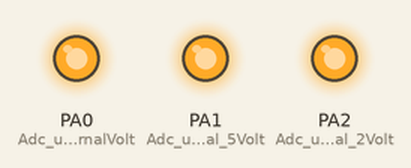
Bench run of a program on a simulated ATmega32, built with avr-gcc and emulated at 8 MHz (the files do not name the chip). Parts: output pins drawn as LEDs (lit = HIGH). Wiring (inferred from the names in the program): 24Cxx EEPROM at I2C address 0x50. EEPROM starts erased; pins used as bus, display or sensor lines are not drawn. At 0.2 s the program stops and its outputs stay as they are.

Above: at 0.1 s.
Timing chart, 0 to 1.6 s (numbered marks = the images above):
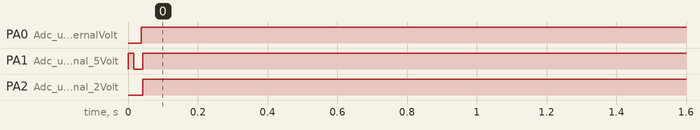

The program:

main.c
```c
/*
 * main.c
 *
 *  Created on: Oct 19, 2019
 *      Author: EngOm
 */
/********************* Writing Application ********/

/*#include "Std_types.h"
#include "Bit_math.h"

#include "Eeprom_int.h"
#include "Lcd_int.h"

#define F_CPU 8000000
#include <util/delay.h>

int main(void)
{

	Lcd_vidInit();

	u8 loopCounter;
	u8 MyName[10] = {'H','A','S','S','A','N',' ',' ',' ',' '};


	Eeprom_vidInit();

	for(loopCounter = 0;loopCounter < 10;loopCounter++)
	{
		Eeprom_vidWriteByte(loopCounter, MyName[loopCounter]);
		_delay_ms(5);
	}


	Lcd_vidWriteString("Done!!!");

	while(1);

	return 0;
}*/

/********** Reading Application **************/

#include "Std_types.h"
#include "Bit_math.h"

#include "Eeprom_int.h"
#include "Lcd_int.h"

#define F_CPU 8000000
#include <util/delay.h>

int main(void)
{

	u8 loopCounter;
	u8 ReceivedByte;

	Lcd_vidInit();
	Eeprom_vidInit();

	for(loopCounter = 0;loopCounter < 10;loopCounter++)
	{
		ReceivedByte = Eeprom_u8ReadByte(loopCounter);
		Lcd_vidWriteChar(ReceivedByte);
		_delay_ms(5);
	}

	while(1);

	return 0;
}
```

ADC_int.h
```c
/*
 * ADC_int.h
 *
 *  Created on: Sep 6, 2019
 *      Author: express
 */

#ifndef ADC_INT_H_
#define ADC_INT_H_

void ADC_vidInit(void);
u16 ADC_u16ConvertChannel(u8 channel);


#endif /* ADC_INT_H_ */
```

ADC_prg.c
```c
/*
 * ADC_prg.c
 *
 *  Created on: Sep 6, 2019
 *      Author: express
 */

#include"Std_types.h"
#include"Bit_math.h"
#include "Dio_int.h"
#include "ADC_cfg.h"
#include "ADC_int.h"
#include <avr/io.h>

void ADC_vidInit(void)
{
	/*************reference voltage selection*****************/

#if Adc_u8ReferenceVoltage==Adc_u8Internal_5Volt

	CLEAR_BIT(ADMUX,7);  //FOR V(REF) 5 volt
	SET_BIT(ADMUX,6);  //FOR V(REF)   5 volt

#elif Adc_u8ReferenceVoltage==Adc_u8Internal_2Volt

	SET_BIT(ADMUX,7);  //FOR V(REF)  for 2.36 volt
	SET_BIT(ADMUX,6);  //FOR V(REF)  for 2.36 volt

#elif Adc_u8ReferenceVoltage==Adc_u8ExternalVolt

	CLEAR_BIT(ADMUX,7);  //FOR V(REF) for external volt the internal volt will turn off
	CLEAR_BIT(ADMUX,6);  //FOR V(REF) for external volt the internal volt will turn off

#endif
	/********************end of reference volt**********************/


	/*************************result adjustment***********************/

#if Adc_u8Adjust==Adc_u8RightAdjust

	CLEAR_BIT(ADMUX,5);  //FOR right ADJUST

#elif Adc_u8Adjust==Adc_u8LeftAdjust

	SET_BIT(ADMUX,5);  //FOR left ADJUST

#endif
	/**********************end of result adjustment*********************/


	//ADMUX bit numbers 4,3,2,1,0 for input channel that i want to convert

	SET_BIT(ADCSRA,7); //FOR  ADC EN


	//ADCSRA BIT 6 TO START CONVERSION


	/*********************auto trigger***********************************/

#if Adc_u8AutoTrigger==Adc_u8Enabale

	SET_BIT(ADCSRA,5); //TO enable AUTO TRIGER

#elif Adc_u8AutoTrigger==Adc_u8Disable

	CLEAR_BIT(ADCSRA,5); //TO disable AUTO TRIGER

#endif
	/*********************END OF AUTO TRIGGER MODE SELESTION*************/


	/*****************************Adc interrupt*****************************/

#if Adc_u8AdcInterrupt==Adc_u8EnableInterrupt

	SET_BIT(ADCSRA,3);  // (PIE)

#elif Adc_u8AdcInterrupt==Adc_u8DisableInterrupt

	CLEAR_BIT(ADCSRA,3);  // (PIE)

#endif
	/******************************************************************************/


	/*********************prescaler sellection***********************/

#if Adc_u8DivisionFactorSelect==Adc_u8DivisionFactor8

	CLEAR_BIT(ADCSRA,2); //2,1,0 FOR PRESCALER
	SET_BIT(ADCSRA,1);
	SET_BIT(ADCSRA,0);

#elif Adc_u8DivisionFactorSelect==Adc_u8DivisionFactor4

	CLEAR_BIT(ADCSRA,2); //2,1,0 FOR PRESCALER
	SET_BIT(ADCSRA,1);
	CLEAR_BIT(ADCSRA,0);

#elif Adc_u8DivisionFactorSelect==Adc_u8DivisionFactor2

	CLEAR_BIT(ADCSRA,2); //2,1,0 FOR PRESCALER
	CLEAR_BIT(ADCSRA,1);
	SET_BIT(ADCSRA,0);

#elif Adc_u8DivisionFactorSelect==Adc_u8DivisionFactor16

	SET_BIT(ADCSRA,2); //2,1,0 FOR PRESCALER
	CLEAR_BIT(ADCSRA,1);
	CLEAR_BIT(ADCSRA,0);

#elif Adc_u8DivisionFactorSelect==Adc_u8DivisionFactor32

	SET_BIT(ADCSRA,2); //2,1,0 FOR PRESCALER
	CLEAR_BIT(ADCSRA,1);
	SET_BIT(ADCSRA,0);

#elif Adc_u8DivisionFactorSelect==Adc_u8DivisionFactor64

	SET_BIT(ADCSRA,2); //2,1,0 FOR PRESCALER
	SET_BIT(ADCSRA,1);
	CLEAR_BIT(ADCSRA,0);

#elif Adc_u8DivisionFactorSelect==Adc_u8DivisionFactor128

	SET_BIT(ADCSRA,2); //2,1,0 FOR PRESCALER
	SET_BIT(ADCSRA,1);
	SET_BIT(ADCSRA,0);

#endif
	/*******************END OF PRESCALER SELECTION****************************/


	/*************to select the trigger edge for int0*********************/

#if Adc_u8AutoTriggerMode==Adc_u8EXTERNAL_INTERRUPT_REQUEST0
	CLEAR_BIT(SFIOR,7);
	SET_BIT(SFIOR,6);
	CLEAR_BIT(SFIOR,5);
#elif Adc_u8AutoTriggerMode==Adc_u8FREE_RUNNING_MODE
	CLEAR_BIT(SFIOR,7);
	CLEAR_BIT(SFIOR,6);
	CLEAR_BIT(SFIOR,5);
#elif Adc_u8AutoTriggerMode==Adc_u8ANALOG_COMPARATOR
	CLEAR_BIT(SFIOR,7);
	CLEAR_BIT(SFIOR,6);
	SET_BIT(SFIOR,5);
#elif Adc_u8AutoTriggerMode==Adc_u8Timer_OR_Counter0_Compare_Match
	CLEAR_BIT(SFIOR,7);
	SET_BIT(SFIOR,6);
	SET_BIT(SFIOR,5);
#elif Adc_u8AutoTriggerMode==Adc_u8Timer_OR_Counter0_Overflow
	SET_BIT(SFIOR,7);
	CLEAR_BIT(SFIOR,6);
	CLEAR_BIT(SFIOR,5);
#elif Adc_u8AutoTriggerMode==Adc_u8Timer_OR_Counter_Compare_Match_B
	SET_BIT(SFIOR,7);
	CLEAR_BIT(SFIOR,6);
	SET_BIT(SFIOR,5);
#elif Adc_u8AutoTriggerMode==Adc_u8Timer_OR_Counter1_Overflow
	SET_BIT(SFIOR,7);
	SET_BIT(SFIOR,6);
	CLEAR_BIT(SFIOR,5);
#elif Adc_u8AutoTriggerMode==Adc_u8Timer_OR_Counter1_Capture_Event
	SET_BIT(SFIOR,7);
	SET_BIT(SFIOR,6);
	SET_BIT(SFIOR,5);
#endif

	/**********************************************************************************/

}


u16 ADC_u16ConvertChannel(u8 channel)
{

	channel &=0x1f;  //to make sure that 3 high bits are set to zeros(masking)
	u8  Reg_Value;
	u16 ADC_Result=0;
	Reg_Value=ADMUX;
	ADMUX=(Reg_Value&0xe0)|channel;    //b7afez 3lla awel 3 high bit w el ba2y be asfar 3ashan a7afez 3lla ADMUX(7,6,5)

	/**********************auto trigger mode*******************/

#if Adc_u8AutoTrigger==Adc_u8Disable

	SET_BIT(ADCSRA,6);    //TO START CONVERSION

#elif Adc_u8AutoTrigger==Adc_u8Enabale

#endif

	/***************************************************/

	while (GET_BIT(ADCSRA,4)==0);   //TO MAKE SURE THAT THE CONVERSION WAS HAPPENED
	SET_BIT(ADCSRA,4);   //CLEAR CONVERSION FLAG

	/*******************conversion adjustment************/

	#if Adc_u8Adjust==Adc_u8RightAdjust
	ADC_Result=ADCL;    //MOVE LOW PART FOR CONVERSION TO RETURNING VALUE
	ADC_Result |=(ADCH<<8);   //MOVE HIGH PART FOR CONVERSION TO RETURNING VALUE
#elif Adc_u8Adjust==Adc_u8LeftAdjust
	ADC_Result=ADCH;    //MOVE LOW PART FOR CONVERSION TO RETURNING VALUE
#endif

	/*********************************************************/

	return ADC_Result;

}
```

Eeprom_int.h
```c
/*
 * Eeprom_int.h
 *
 *  Created on: Oct 19, 2019
 *      Author: EngOm
 */

#ifndef EEPROM_INT_H_
#define EEPROM_INT_H_

void Eeprom_vidInit(void);

void Eeprom_vidWriteByte(u8 Location,u8 Byte);

u8   Eeprom_u8ReadByte(u8 Location);


#endif /* EEPROM_INT_H_ */
```

Eeprom_prg.c
```c
/*
 * Eeprom_prg.c
 *
 *  Created on: Oct 19, 2019
 *      Author: EngOm
 */

#include "Std_types.h"
#include "Bit_math.h"

#include "I2c_int.h"

#include "Eeprom_int.h"
#include "Eeprom_cfg.h"


void Eeprom_vidInit(void)
{
	I2c_vidInit();
}

void Eeprom_vidWriteByte(u8 Location,u8 Byte)
{
	I2c_vidSendStart();

	if(I2c_u8CheckStatus(0x08) == 1)
	{
		I2c_vidSendSLA_W(EEPROM_u8SLAVE_ADDRESS);

		if(I2c_u8CheckStatus(0x18) == 1)
		{
			I2c_vidSendData(Location);

			if(I2c_u8CheckStatus(0x28) == 1)
			{
				I2c_vidSendData(Byte);

				if(I2c_u8CheckStatus(0x28) == 1)
				{
					I2c_vidSendStop();
				}
			}
		}
	}
}

u8   Eeprom_u8ReadByte(u8 Location)
{
	u8 ReceivedByte;
	I2c_vidSendStart();

	if(I2c_u8CheckStatus(0x08) == 1)
	{
		I2c_vidSendSLA_W(EEPROM_u8SLAVE_ADDRESS);

		if(I2c_u8CheckStatus(0x18) == 1)
		{
			I2c_vidSendData(Location);

			if(I2c_u8CheckStatus(0x28) == 1)
			{
				I2c_vidSendStart();

				if(I2c_u8CheckStatus(0x10) == 1)
				{
					I2c_vidSendSLA_R(EEPROM_u8SLAVE_ADDRESS);

					if(I2c_u8CheckStatus(0x40) == 1)
					{
						ReceivedByte = I2c_u8ReceiveData();
						I2c_vidSendStop();
					}
				}
			}
		}
	}
	return ReceivedByte;
}
```

I2c_int.h
```c
/*
 * I2c_int.h
 *
 *  Created on: Oct 19, 2019
 *      Author: EngOm
 */

#ifndef I2C_INT_H_
#define I2C_INT_H_

void I2c_vidInit(void);  //feha moshkla

void I2c_vidSendStart(void);

void I2c_vidSendSLA_W(u8 SLA);

void I2c_vidSendSLA_R(u8 SLA);

void I2c_vidSendData(u8 Data);

u8   I2c_u8ReceiveData(void);

void I2c_vidSendStop(void);

u8   I2c_u8CheckStatus(u8 ExpectedStatus);

#endif /* I2C_INT_H_ */
```

I2c_prg.c
```c
/*
 * I2c_prg.c
 *
 *  Created on: Oct 19, 2019
 *      Author: EngOm
 */

#include "Std_types.h"
#include "Bit_math.h"

#include "I2c_int.h"
#include "I2c_priv.h"
#include "I2c_cfg.h"


void I2c_vidInit(void)
{
	/* Enable I2c Driver */
	SET_BIT(TWCR,2);

	/* Disable Acknowledge */
	CLEAR_BIT(TWCR,6);

	/* Set SCL = 100KHz */
	//SCL_freq=CPU_freq/(16+2*TWBR*Prescaler)
	TWBR = 8;   //maktob fe el ketab en el twbr lazem tekon akbr mn 10 w kman el 7esba keda feha 7aga 8alt el mafrod tekon 32 bs el 8 de kallam 3omar fana msh 3aref b2a
	CLEAR_BIT(TWSR,1);  //for prescaler = 1
	CLEAR_BIT(TWSR,0);  //for prescaler = 1

	/* Set My Address = 1 and Disable General Call */
	TWAR = I2C_u8MY_ADDRESS<<1;
	CLEAR_BIT(TWAR,0);  //to disable general call

	/* Disable Interrupt */
	CLEAR_BIT(TWCR,0);
}

void I2c_vidSendStart(void)
{
	/* Clear Flag, Send Start, Enable I2c Driver */
	TWCR = (1<<7) | (1<<5) | (1<<2);

	/* wait until the Start condition is transmitted */
	while(GET_BIT(TWCR,7) == 0);
}

void I2c_vidSendSLA_W(u8 SLA)
{
	/* Load Slave Address */
	TWDR = (SLA << 1);  //address is 7 bits only and eighth bit is zero to make master write data

	/* Clear Flag, Enable I2c Driver */
	TWCR = (1<<7) | (1<<2);

	/* wait until the SLA + W is transmitted */
	while(GET_BIT(TWCR,7) == 0);
}

void I2c_vidSendSLA_R(u8 SLA)
{
	/* Load Slave Address */
	TWDR = (SLA << 1) | 0x01;  //address is 7 bits only and eighth bit is one to make master read data

	/* Clear Flag, Enable I2c Driver */
	TWCR = (1<<7) | (1<<2);

	/* wait until the SLA + R is transmitted */
	while(GET_BIT(TWCR,7) == 0);
}

void I2c_vidSendData(u8 Data)
{
	/* Load Data */
	TWDR = Data;

	/* Clear Flag, Enable I2c Driver */
	TWCR = (1<<7) | (1<<2);

	/* wait until the Data is transmitted */
	while(GET_BIT(TWCR,7) == 0);
}

u8   I2c_u8ReceiveData(void)
{
	/* Clear Flag, Enable I2c Driver */
	TWCR = (1<<7) | (1<<2);

	/* wait until the Data is Received */
	while(GET_BIT(TWCR,7) == 0);

	/* Return the received Data */
	return TWDR;
}

void I2c_vidSendStop(void)
{
	/* Clear Flag, Send Stop, Enable I2c Driver */
	TWCR = (1<<7) | (1<<4) | (1<<2);
}

u8   I2c_u8CheckStatus(u8 ExpectedStatus)
{
	u8 ReturnStatus;

	if(ExpectedStatus == (TWSR & 0xF8))  // we AND the TWSR with oxF8 for masking to keep the value of prescaler constant
	{
		ReturnStatus = 1;
	}
	else
	{
		ReturnStatus = 0;
	}

	return ReturnStatus;
}
```

I2c_priv.h
```c
/*
 * I2c_priv.h
 *
 *  Created on: Oct 19, 2019
 *      Author: EngOm
 */

#ifndef I2C_PRIV_H_
#define I2C_PRIV_H_

#define TWBR    (*((volatile u8*) 0x20 ))
#define TWCR    (*((volatile u8*) 0x56 ))
#define TWDR    (*((volatile u8*) 0x23 ))
#define TWSR    (*((volatile u8*) 0x21 ))
#define TWAR    (*((volatile u8*) 0x22 ))

#endif /* I2C_PRIV_H_ */
```

ADC_cfg.h
```c
/*
 * ADC_cfg.h
 *
 *  Created on: Sep 6, 2019
 *      Author: express
 */

#ifndef ADC_CFG_H_
#define ADC_CFG_H_

/*************reference voltage selection*****************/

#define Adc_u8ExternalVolt      0
#define Adc_u8Internal_5Volt    1
#define Adc_u8Internal_2Volt    2

#define Adc_u8ReferenceVoltage  Adc_u8Internal_5Volt

/*********************************************************/

/******************result adjustment*****************************/

#define Adc_u8LeftAdjust  0
#define Adc_u8RightAdjust 1

#define Adc_u8Adjust  Adc_u8RightAdjust

/********************************************************/

/******************auto trigger mode************************/

#define Adc_u8Enabale  0
#define Adc_u8Disable  1

#define Adc_u8AutoTrigger  Adc_u8Disable

/***********************************************************/

/***************Adc interrupt*****************************/

#define Adc_u8EnableInterrupt 0
#define Adc_u8DisableInterrupt 1

#define Adc_u8AdcInterrupt Adc_u8DisableInterrupt

/*************************************************************/

/****************************prescaler selection***********************/

#define Adc_u8DivisionFactor2       1
#define Adc_u8DivisionFactor4       10
#define Adc_u8DivisionFactor8       11
#define Adc_u8DivisionFactor16      100
#define Adc_u8DivisionFactor32      101
#define Adc_u8DivisionFactor64      110
#define Adc_u8DivisionFactor128     111

#define Adc_u8DivisionFactorSelect Adc_u8DivisionFactor2

/****************************************************************************/

/***************auto trigger source*******************************************/

#define Adc_u8FREE_RUNNING_MODE                0
#define Adc_u8ANALOG_COMPARATOR                1
#define Adc_u8EXTERNAL_INTERRUPT_REQUEST_0     10
#define Adc_u8Timer_OR_Counter0_Compare_Match  11
#define Adc_u8Timer_OR_Counter0_Overflow       100
#define Adc_u8Timer_OR_Counter_Compare_Match_B 101
#define Adc_u8Timer_OR_Counter1_Overflow       110
#define Adc_u8Timer_OR_Counter1_Capture_Event  111

#define Adc_u8AutoTriggerMode   Adc_u8EXTERNAL_INTERRUPT_REQUEST0

/******************************************************************************/


#endif /* ADC_CFG_H_ */
```

Eeprom_cfg.h
```c
/*
 * Eeprom_cfg.h
 *
 *  Created on: Oct 19, 2019
 *      Author: EngOm
 */

#ifndef EEPROM_CFG_H_
#define EEPROM_CFG_H_

#define EEPROM_u8SLAVE_ADDRESS   0x50

#endif /* EEPROM_CFG_H_ */
```

I2c_cfg.h
```c
/*
 * I2c_cfg.h
 *
 *  Created on: Oct 19, 2019
 *      Author: EngOm
 */

#ifndef I2C_CFG_H_
#define I2C_CFG_H_

#define I2C_u8MY_ADDRESS	 0x01

#endif /* I2C_CFG_H_ */
```

Lcd_cfg.h
```c
/*
 * Lcd_cfg.h
 *
 *  Created on: Aug 23, 2019
 *      Author: express
 */

#ifndef LCD_CFG_H_
#define LCD_CFG_H_

#define LCD_u8D4   DIO_u8PIN_0
#define LCD_u8D5   DIO_u8PIN_1
#define LCD_u8D6   DIO_u8PIN_2
#define LCD_u8D7   DIO_u8PIN_3
#define LCD_u8RS   DIO_u8PIN_8
#define LCD_u8EN   DIO_u8PIN_9

#endif /* LCD_CFG_H_ */
```

Lcd_int.h
```c
/*
 * Lcd_int.h
 *
 *  Created on: Aug 23, 2019
 *      Author: express
 */

#ifndef LCD_INT_H_
#define LCD_INT_H_

void Lcd_vidInit(void);
void Lcd_vidWriteChar(u8 characters);
void Lcd_vidSendCommand(u8 Cmd);
void Lcd_vidWriteString(u8 *str);
void Lcd_vidGoTo(u8 column,u8 row);
#endif /* LCD_INT_H_ */
```

Bit_math.h
```c
/*
 * Bit_math.h
 *
 *  Created on: Aug 16, 2019
 *      Author: Na
 */

#ifndef BIT_MATH_H_
#define BIT_MATH_H_

#define SET_BIT(REG,BIT) (REG|=(1<<BIT)) /* makes the "BIT"-th bit =1*/
#define CLEAR_BIT(REG,BIT) (REG&=(~(1<<BIT)))  /* makes the "BIT"-th bit =0*/
#define TOGGLE_BIT(REG,BIT) (REG^=(1<<BIT))	 /* turns the "BIT-th from 0 to 1 or from 1 to 0*/
#define GET_BIT(REG,BIT) ((REG>>BIT)&0x01)
#endif /* BIT_MATH_H_ */
```

Dio_int.h
```c
/*
 * Dio_int.h
 *
 *  Created on: Aug 17, 2019
 *      Author: express
 */
//interface file any one want to interface to any device must include this header file


#ifndef DIO_INT_H_
#define DIO_INT_H_
void Dio_vidSetPinDir(u8 Pin,u8 Dir);
void Dio_vidSetPinVal(u8 Pin,u8 Val);
u8 Dio_u8GetPinVal(u8 Pin);
void Dio_vidTglPinVal(u8 Pin);

#define DIO_u8PIN_0       0
#define DIO_u8PIN_1       1
#define DIO_u8PIN_2       2
#define DIO_u8PIN_3       3
#define DIO_u8PIN_4       4
#define DIO_u8PIN_5       5
#define DIO_u8PIN_6       6
#define DIO_u8PIN_7       7
#define DIO_u8PIN_8       8
#define DIO_u8PIN_9       9
#define DIO_u8PIN_10      10
#define DIO_u8PIN_11      11
#define DIO_u8PIN_12      12
#define DIO_u8PIN_13      13
#define DIO_u8PIN_14      14
#define DIO_u8PIN_15      15
#define DIO_u8PIN_16      16
#define DIO_u8PIN_17      17
#define DIO_u8PIN_18      18
#define DIO_u8PIN_19      19
#define DIO_u8PIN_20      20
#define DIO_u8PIN_21      21
#define DIO_u8PIN_22      22
#define DIO_u8PIN_23      23
#define DIO_u8PIN_24      24
#define DIO_u8PIN_25      25
#define DIO_u8PIN_26      26
#define DIO_u8PIN_27      27
#define DIO_u8PIN_28      28
#define DIO_u8PIN_29      29
#define DIO_u8PIN_30      30
#define DIO_u8PIN_31      31

#define DIO_u8OUTPUT 1
#define DIO_u8INPUT 0
#define DIO_u8HIGH 1
#define DIO_u8LOW 0

#endif /* DIO_INT_H_ */
```

Dio_prg.c
```c
/*
 * Dio_prog.c
 *
 *  Created on: Aug 17, 2019
 *      Author: express
 */


#include "Std_types.h"
#include "Bit_math.h"
#include "Dio_int.h"
#include<avr/io.h>
void Dio_vidSetPinDir(u8 Pin,u8 Dir)
{
	u8 Loc_u8Port;
	u8 Loc_u8Pin;
	Loc_u8Port=Pin/8;
	Loc_u8Pin=Pin%8;
	switch(Loc_u8Port)
	{
	case 0:
		if (Dir==1)
		{
			SET_BIT(DDRA,Loc_u8Pin);
		}
		else
		{
			CLEAR_BIT(DDRA,Loc_u8Pin);
		}
		break;
	case 1:
		if (Dir==1)
		{
			SET_BIT(DDRB,Loc_u8Pin);
		}
		else
		{
			CLEAR_BIT(DDRB,Loc_u8Pin);
		}
		break;
	case 2:
		if (Dir==1)
		{
			SET_BIT(DDRC,Loc_u8Pin);
		}
		else
		{
			CLEAR_BIT(DDRC,Loc_u8Pin);
		}
		break;
	case 3:
		if (Dir==1)
		{
			SET_BIT(DDRD,Loc_u8Pin);
		}
		else
		{
			CLEAR_BIT(DDRD,Loc_u8Pin);
		}
		break;
	}

}

void Dio_vidSetPinVal(u8 Pin,u8 Val)
{
	u8 Loc_u8Port;
	u8 Loc_u8Pin;
	Loc_u8Port=Pin/8;
	Loc_u8Pin=Pin%8;
	switch(Loc_u8Port)
	{
	case 0:
		if (Val==1)
		{
			SET_BIT(PORTA,Loc_u8Pin);
		}
		else
		{
			CLEAR_BIT(PORTA,Loc_u8Pin);
		}
		break;
	case 1:
		if (Val==1)
		{
			SET_BIT(PORTB,Loc_u8Pin);
		}
		else
		{
			CLEAR_BIT(PORTB,Loc_u8Pin);
		}
		break;
	case 2:
		if (Val==1)
		{
			SET_BIT(PORTC,Loc_u8Pin);
		}
		else
		{
			CLEAR_BIT(PORTC,Loc_u8Pin);
		}
		break;
	case 3:
		if (Val==1)
		{
			SET_BIT(PORTD,Loc_u8Pin);
		}
		else
		{
			CLEAR_BIT(PORTD,Loc_u8Pin);
		}
		break;
	}
}

u8 Dio_u8GetPinVal(u8 Pin)  //to get pin value from keypad to micro controller
{
	u8 Loc_u8Port;
	u8 Loc_u8pin;
	Loc_u8Port =Pin / 8;
	Loc_u8pin = Pin % 8;
	switch(Loc_u8Port)
	{
	case 0:
		return GET_BIT(PINA,Loc_u8pin);
		break ;
	case 1:
		return GET_BIT(PINB,Loc_u8pin);
		break ;
	case 2:
		return GET_BIT(PINC,Loc_u8pin);
		break ;
	case 3:
		return GET_BIT(PIND,Loc_u8pin);
		break ;
	}

}

void Dio_vidTglPinVal(u8 Pin)
{
	u8 Loc_u8Port;
	u8 Loc_u8Pin;
	Loc_u8Port=Pin/8;
	Loc_u8Pin=Pin%8;
	switch(Loc_u8Port)
	{
	case 0:
			TOGGLE_BIT(PORTA,Loc_u8Pin);
		break;
	case 1:
		TOGGLE_BIT(PORTB,Loc_u8Pin);
		break;
	case 2:
		TOGGLE_BIT(PORTC,Loc_u8Pin);
		break;
	case 3:
		TOGGLE_BIT(PORTD,Loc_u8Pin);
		break;
	}
}
```

Source omitted: Lcd_prg.c (4259 bytes), Std_types.h (400 bytes)

Measured:
- by itself, PA0 (Adc_u8ExternalVolt), PA2 (Adc_u8Internal_2Volt): LOW → HIGH at 0.04 s
- by itself, PA1 (Adc_u8Internal_5Volt): LOW → HIGH at 0.00 s, → LOW 0.02 s later, → HIGH 0.03 s later
